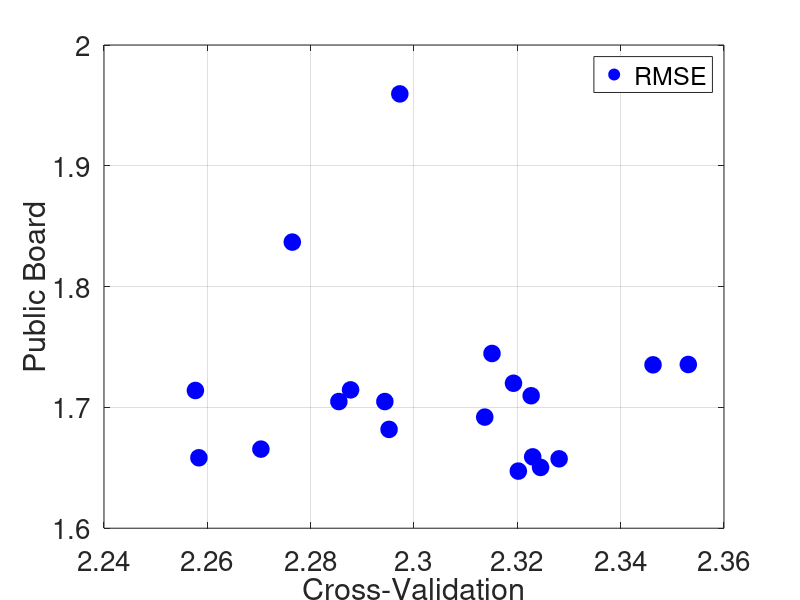

Write the MATLAB code that produced this figure.
#!/usr/bin/env octave -qf

% figure('visible','off');

s = load('scores.txt');
s = s / 1e6;
plot(s(:,1), s(:,2), 'bo', 'MarkerSize', 12, 'MarkerFaceColor', 'auto');

grid on;

% title('RMSE / 10^6 ', 'FontSize', 20, 'FontWeight', 'bold', 'FontName', 'Helvetica');
xlabel('Cross-Validation', 'FontSize', 20, 'FontName', 'Helvetica');
ylabel('Public Board', 'FontSize', 20, 'FontName', 'Helvetica');

h = legend('RMSE');

set(h, 'FontSize', 20, 'FontName', 'Helvetica');

ylim([1.6 2.0])

set(gca, 'FontSize', 20, 'FontName', 'Helvetica');

print('-depsc', '../figs/cv_pb_scores.eps', '-S800,400');

corrcoef(s(:,1), s(:,2))